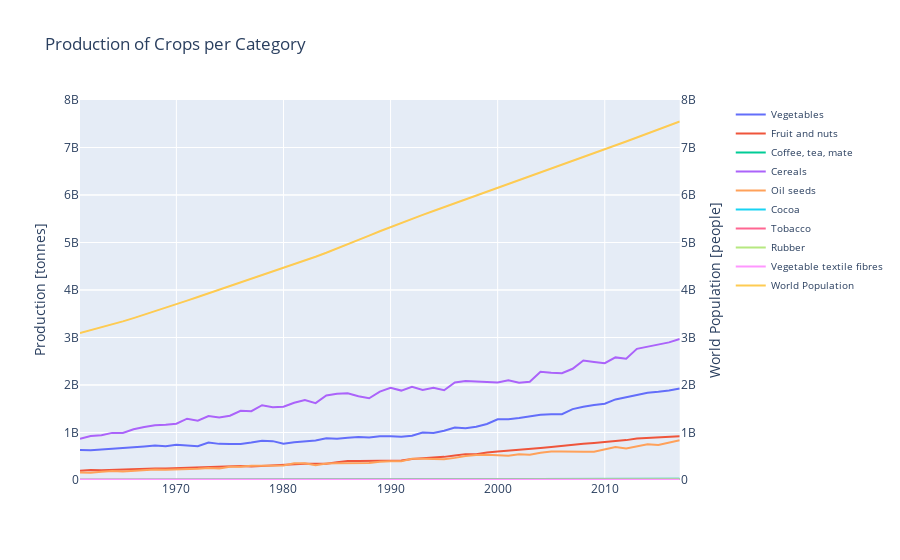

Notebook code cell kept with this figure:
### Code cell
# Create figure with secondary y-axis
fig = make_subplots(specs=[[{"secondary_y": True}]])

for i in range(len(parent_group_legend)):
    fig.add_trace(go.Scatter(
        x=df_groups_px.year,
        y=df_groups_px.loc[:,df_groups.parent_group.unique()[i]],
        name=parent_group_legend[i]),
        secondary_y=False
    )
    
fig.add_trace(go.Scatter(
        x=WorldPopulation.Year,
        y=WorldPopulation.WorldPopulation,
        name="World Population"),
        secondary_y=True)    
    
fig.update_layout(
    title="Production of Crops per Category",
    yaxis_title="Production [tonnes]",
    legend=go.layout.Legend(
        font=dict(
            size=10)
))
  
fig.update_yaxes(title_text="Production [tonnes]",  range=[0, 8e9],secondary_y=False)
fig.update_yaxes(title_text="World Population [people]", range=[0, 8e9],secondary_y=True)


fig.show()
